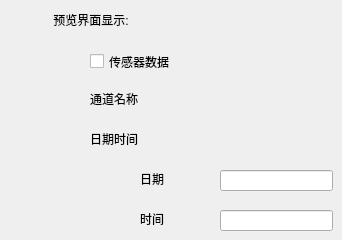
     <widget class="QWidget" name="page_general_display">
      <widget class="QLabel" name="label_display_previewDisplay">
       <property name="geometry">
        <rect>
         <x>50</x>
         <y>10</y>
         <width>101</width>
         <height>20</height>
        </rect>
       </property>
       <property name="text">
        <string> 预览界面显示:</string>
       </property>
      </widget>
      <widget class="QLabel" name="label_display_channelNameValue">
       <property name="geometry">
        <rect>
         <x>90</x>
         <y>90</y>
         <width>67</width>
         <height>17</height>
        </rect>
       </property>
       <property name="text">
        <string>通道名称</string>
       </property>
      </widget>
      <widget class="QLabel" name="label_display_dateTime">
       <property name="geometry">
        <rect>
         <x>90</x>
         <y>130</y>
         <width>67</width>
         <height>17</height>
        </rect>
       </property>
       <property name="text">
        <string>日期时间</string>
       </property>
      </widget>
      <widget class="QCheckBox" name="checkBox_display_sensorData">
       <property name="geometry">
        <rect>
         <x>90</x>
         <y>50</y>
         <width>111</width>
         <height>23</height>
        </rect>
       </property>
       <property name="text">
        <string>传感器数据</string>
       </property>
      </widget>
      <widget class="QLabel" name="label_display_date">
       <property name="geometry">
        <rect>
         <x>140</x>
         <y>170</y>
         <width>67</width>
         <height>17</height>
        </rect>
       </property>
       <property name="text">
        <string>日期</string>
       </property>
      </widget>
      <widget class="QLabel" name="label_display_time">
       <property name="geometry">
        <rect>
         <x>140</x>
         <y>210</y>
         <width>67</width>
         <height>17</height>
        </rect>
       </property>
       <property name="text">
        <string>时间</string>
       </property>
      </widget>
      <widget class="QLineEdit" name="lineEdit_display_date">
       <property name="geometry">
        <rect>
         <x>220</x>
         <y>170</y>
         <width>113</width>
         <height>21</height>
        </rect>
       </property>
      </widget>
      <widget class="QLineEdit" name="lineEdit_display_time">
       <property name="geometry">
        <rect>
         <x>220</x>
         <y>210</y>
         <width>113</width>
         <height>21</height>
        </rect>
       </property>
      </widget>
      <widget class="QLabel" name="label_display_channelNameKey">
       <property name="geometry">
        <rect>
         <x>170</x>
         <y>90</y>
         <width>81</width>
         <height>20</height>
        </rect>
       </property>
       <property name="text">
        <string/>
       </property>
      </widget>
     </widget>
